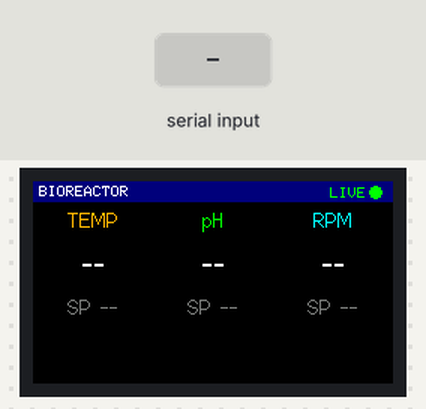
Simulated run of this sketch. Board: ESP32. On the bench: 240×135 colour display. The test bench sets the inputs (shaded band). What the sketch prints to the serial monitor is not drawn.

Above: at 1.3 s.
1.4 s: "1\n" received over the second serial link
At 1.9 s:
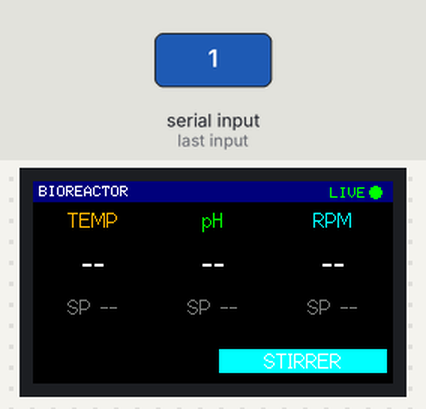
At 7.1 s:
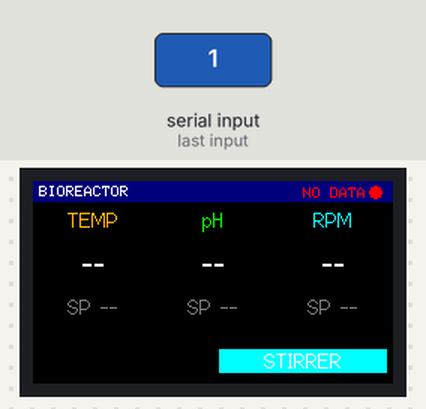
Timing chart, 0 to 8.6 s (numbered marks = the images above; inputs shaded):
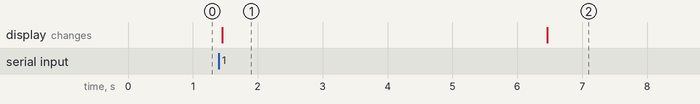

The sketch:

ttgo_t_display.ino
```cpp
/*
 * Bioreactor — TTGO T-Display (ESP32 + ST7789 135x240) OFFLINE monitor
 * =====================================================================
 * A small standalone display that shows the bioreactor's live readings WITHOUT
 * the laptop / server / dashboard. It is fully offline: no WiFi, no MQTT, no
 * server. It passively "taps" the same UART line the Nano controller already
 * uses to send telemetry to the DevKitC bridge, and renders the values on the
 * built-in 1.14" screen.
 *
 * Wiring — passive tap (keep the existing Nano <-> DevKitC link untouched):
 *   T-Display GND   ->  Nano GND
 *   T-Display GPIO27 -> Nano TX (D1)                    [telemetry, required]
 *   T-Display GPIO21 -> DevKitC TX2 (GPIO17)            [commands, optional — shows setpoints]
 *
 * It only LISTENS on these lines; it never transmits, so it cannot interfere
 * with the controller/bridge.
 *
 * Required libraries (Arduino Library Manager):
 *   - TFT_eSPI     by Bodmer
 *   - ArduinoJson  by Benoit Blanchon
 *
 * TFT_eSPI setup — open the library's User_Setup.h and use these values
 * (the standard TTGO T-Display pinout):
 *   #define ST7789_DRIVER
 *   #define TFT_WIDTH   135
 *   #define TFT_HEIGHT  240
 *   #define TFT_MISO  -1
 *   #define TFT_MOSI   19
 *   #define TFT_SCLK   18
 *   #define TFT_CS      5u
 *   #define TFT_DC     16
 *   #define TFT_RST    23
 *   #define TFT_BL      4
 *   #define LOAD_GLCD
 *   #define LOAD_FONT2
 *   #define LOAD_FONT4
 *   #define SMOOTH_FONT
 */

#include <TFT_eSPI.h>
#include <SPI.h>
#include <ArduinoJson.h>

TFT_eSPI tft = TFT_eSPI();

// UART tap pins (RX listens, TX is unused but must be a valid free pin).
#define RX_TELEMETRY 27
#define TX_TELEMETRY 25
#define RX_COMMANDS  21
#define TX_COMMANDS  33

const unsigned long BAUD     = 115200;
const unsigned long STALE_MS = 5000;   // show "NO DATA" after 5 s of silence

// Live values parsed from the two UART lines.
float temperature = NAN;
float ph = NAN;
float rpm = NAN;
float spTemp = NAN;
float spPh = NAN;
float spRpm = NAN;
bool heater = false, acid = false, alkali = false, stirrer = false;
unsigned long lastRx = 0;

String lineTelemetry = "";
String lineCommands = "";

// Last-drawn values (redraw only on change -> no flicker).
float dTemp = NAN, dPh = NAN, dRpm = NAN;
float dSpTemp = NAN, dSpPh = NAN, dSpRpm = NAN;
bool dHeater = false, dAcid = false, dAlkali = false, dStirrer = false;
bool dStale = true;

// ---------------------------------------------------------------- parsing
// Accepts BOTH the course telemetry shape (temperature_C/pH/rpm -> mean,
// actuators_avg -> *_pwm, setpoints) and the legacy flat shape.
void parseTelemetry(const String& s) {
  JsonDocument doc;
  if (deserializeJson(doc, s)) return;

  // New course shape: mean/min/max objects.
  if (doc["temperature_C"]["mean"].is<float>()) temperature = doc["temperature_C"]["mean"].as<float>();
  else if (doc["temperature"].is<float>())      temperature = doc["temperature"].as<float>();

  if (doc["pH"]["mean"].is<float>()) ph = doc["pH"]["mean"].as<float>();
  else if (doc["ph"].is<float>())    ph = doc["ph"].as<float>();

  if (doc["rpm"]["mean"].is<float>()) rpm = doc["rpm"]["mean"].as<float>();
  else if (doc["rpm"].is<float>())    rpm = doc["rpm"].as<float>();

  // Setpoints are carried in the telemetry (new shape).
  if (doc["setpoints"].is<JsonObject>()) {
    JsonObject sp = doc["setpoints"];
    if (sp["temperature_C"].is<float>()) spTemp = sp["temperature_C"].as<float>();
    if (sp["pH"].is<float>())            spPh = sp["pH"].as<float>();
    if (sp["rpm"].is<float>())           spRpm = sp["rpm"].as<float>();
  }

  // Actuators: new shape uses 0..1 duty averages.
  if (doc["actuators_avg"].is<JsonObject>()) {
    JsonObject act = doc["actuators_avg"];
    heater  = act["heater_pwm"] | false;
    acid    = act["acid_pwm"]   | false;
    alkali  = act["base_pwm"]   | false;
    stirrer = act["motor_pwm"]  | false;
  } else {
    heater  = doc["heater"] | false;
    acid    = doc["pump_acid"] | false;
    alkali  = doc["pump_alkali"] | false;
    stirrer = doc["stirrer"] | true;
  }

  lastRx = millis();
}

void parseCommand(const String& s) {
  JsonDocument doc;
  if (deserializeJson(doc, s)) return;

  const char* type = doc["type"] | "";
  if (String(type) == "setpoints") {
    JsonObject p = doc["payload"].as<JsonObject>();
    if (p["temperature_C"].is<float>()) spTemp = p["temperature_C"].as<float>();
    else if (p["temp"].is<float>())     spTemp = p["temp"].as<float>();
    if (p["pH"].is<float>()) spPh = p["pH"].as<float>();
    else if (p["ph"].is<float>()) spPh = p["ph"].as<float>();
    if (p["rpm"].is<float>()) spRpm = p["rpm"].as<float>();
  }
}

// Read complete newline-terminated lines from a UART and dispatch them.
void pump(HardwareSerial& port, String& buf, bool isTelemetry) {
  while (port.available()) {
    char c = (char)port.read();
    if (c == '\n') {
      if (buf.length() > 0) {
        if (isTelemetry) parseTelemetry(buf);
        else             parseCommand(buf);
        buf = "";
      }
    } else if (buf.length() < 512) {
      buf += c;
    }
  }
}

// ---------------------------------------------------------------- drawing
void drawValue(int cx, float v, int dec, float sp, int spDec, float* lastV, float* lastSp) {
  if (v == *lastV && sp == *lastSp) return;   // unchanged
  *lastV = v;
  *lastSp = sp;

  tft.setTextDatum(TC_DATUM);
  tft.setTextPadding(80);

  // current value (big)
  tft.setTextColor(TFT_WHITE, TFT_BLACK);
  if (isnan(v)) tft.drawString("--", cx, 44, 4);
  else          tft.drawString(String(v, dec), cx, 44, 4);

  // setpoint (small)
  tft.setTextColor(TFT_DARKGREY, TFT_BLACK);
  if (isnan(sp)) tft.drawString("SP --", cx, 76, 2);
  else {
    String s = "SP ";
    s += String(sp, spDec);
    tft.drawString(s, cx, 76, 2);
  }
}

void drawPill(int x, int y, int w, int h, const char* label, bool on, uint16_t onColor) {
  tft.fillRoundRect(x, y, w, h, 4, on ? onColor : TFT_DARKGREY);
  tft.drawRoundRect(x, y, w, h, 4, on ? onColor : TFT_DARKGREY);
  tft.setTextDatum(MC_DATUM);
  tft.setTextColor(on ? TFT_WHITE : TFT_LIGHTGREY, on ? onColor : TFT_DARKGREY);
  tft.setTextPadding(w);
  tft.drawString(label, x + w / 2, y + h / 2, 2);
}

void render() {
  bool stale = (millis() - lastRx) > STALE_MS;

  if (stale != dStale) {
    dStale = stale;
    uint16_t col = stale ? TFT_RED : TFT_GREEN;
    tft.fillCircle(228, 7, 4, col);
    tft.setTextDatum(TR_DATUM);
    tft.setTextColor(col, TFT_NAVY);
    tft.setTextPadding(70);
    tft.drawString(stale ? "NO DATA" : "LIVE", 222, 4, 1);
  }

  drawValue(40,  temperature, 1, spTemp, 1, &dTemp, &dSpTemp);
  drawValue(120, ph, 2, spPh, 1, &dPh, &dSpPh);
  drawValue(200, rpm, 0, spRpm, 0, &dRpm, &dSpRpm);

  if (heater  != dHeater)  { dHeater  = heater;  drawPill(4,   92, 112, 16, "HEATER",  heater,  TFT_RED); }
  if (acid    != dAcid)    { dAcid    = acid;    drawPill(124, 92, 112, 16, "ACID",    acid,    TFT_ORANGE); }
  if (alkali  != dAlkali)  { dAlkali  = alkali;  drawPill(4,   112, 112, 16, "ALKALI",  alkali,  TFT_BLUE); }
  if (stirrer != dStirrer) { dStirrer = stirrer; drawPill(124, 112, 112, 16, "STIRRER", stirrer, TFT_CYAN); }
}

// ---------------------------------------------------------------- setup/loop
void setup() {
  Serial.begin(115200);

  // Passive UART taps (listen only).
  Serial1.begin(BAUD, SERIAL_8N1, RX_TELEMETRY, TX_TELEMETRY);
  Serial2.begin(BAUD, SERIAL_8N1, RX_COMMANDS, TX_COMMANDS);

  tft.init();
  tft.setRotation(1);            // landscape 240 x 135
  tft.fillScreen(TFT_BLACK);

  // Header
  tft.fillRect(0, 0, 240, 14, TFT_NAVY);
  tft.setTextDatum(TL_DATUM);
  tft.setTextColor(TFT_WHITE, TFT_NAVY);
  tft.drawString("BIOREACTOR", 4, 3, 1);

  // Column labels
  tft.setTextDatum(TC_DATUM);
  tft.setTextColor(TFT_ORANGE, TFT_BLACK); tft.drawString("TEMP", 40,  18, 2);
  tft.setTextColor(TFT_GREEN,  TFT_BLACK); tft.drawString("pH",   120, 18, 2);
  tft.setTextColor(TFT_CYAN,   TFT_BLACK); tft.drawString("RPM",  200, 18, 2);

  Serial.println("TTGO T-Display offline monitor ready.");
}

void loop() {
  pump(Serial1, lineTelemetry, true);
  pump(Serial2, lineCommands, false);
  render();
  delay(20);
}
```

Measured:
- after the input at 1.4 s, the display: changes after 0.05 s (image 1)
- what the display in image 1 shows lasts 5.0 s, from 1.5 s to 6.5 s
